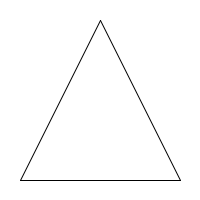
Frame 1 (no input)
Frame 60 (the mouse pressed at the canvas centre just before this capture): identical to frame 1, image omitted
Frame 120 (the mouse held since frame 60 and released just before this capture): identical to frame 1, image omitted

The Processing sketch that drew this single still picture (run headless with seeded random() and noise(); from frame 60 on, the mouse is pressed at the canvas centre):

// Processing sketch: Opdracht_9_8
// ── Opdracht_9_8.pde
void setup(){
  size(200,200);
}

void draw(){
  background(255,255,255);
  tekenDriehoek(20,180,180,180,100,20);
}

void tekenDriehoek(int x1, int y1, int x2, int y2, int x3, int y3){
//bottom
  line(x1,y1,x2,y2);
  //right
  line(x1,y1,x3,y3);
  //left
  line(x2,y2,x3,y3);
}
